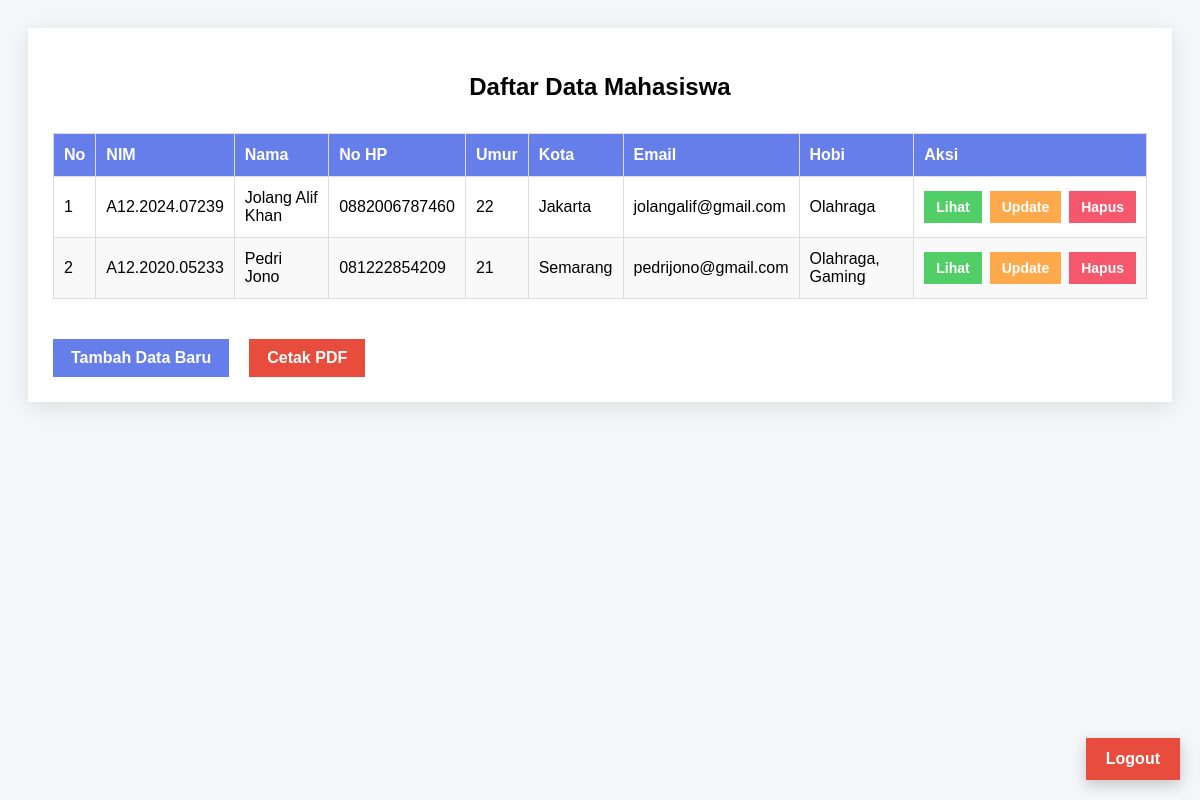
The page /tampilDataMhs.php (signed in) on the database its author committed.
### tables this page shows
CREATE TABLE `mhs` (
  `id` int NOT NULL,
  `nim` varchar(50) NOT NULL,
  `nama` varchar(200) NOT NULL,
  `no_hp` varchar(50) DEFAULT NULL,
  `umur` int DEFAULT NULL,
  `tempat_lahir` varchar(100) DEFAULT NULL,
  `tanggal_lahir` date DEFAULT NULL,
  `alamat` varchar(1000) DEFAULT NULL,
  `kota` varchar(100) DEFAULT NULL,
  `jk` varchar(50) DEFAULT NULL,
  `status` varchar(50) DEFAULT NULL,
  `hobi` varchar(500) DEFAULT NULL,
  `email` varchar(100) NOT NULL,
  `pass` varchar(255) NOT NULL DEFAULT ''
);

### tampilDataMhs.php (the view, shortened to what this page needs)
<?php
require_once 'connection.php';
$sql = "SELECT * FROM mhs ORDER BY id ASC";
$result = mysqli_query($conn, $sql);
?>
<!DOCTYPE html>
<html lang="id">
<head>
</head>
<body>
<div class="container">
    <h2>Daftar Data Mahasiswa</h2>
    <table>
        <thead>
            <tr>
                <th>No</th>
                <th>NIM</th>
                <th>Nama</th>
                <th>No HP</th>
                <th>Umur</th>
                <th>Kota</th>
                <th>Email</th>
                <th>Hobi</th>
                <th>Aksi</th>
            </tr>
        </thead>
        <tbody>
            <?php
            $no = 1;
            if (mysqli_num_rows($result) > 0) {
                while ($row = mysqli_fetch_assoc($result)) { ?>
                    <tr>
                        <td><?= $no++; ?></td>
                        <td><?= htmlspecialchars($row['nim']); ?></td>
                        <td><?= htmlspecialchars($row['nama']); ?></td>
                        <td><?= htmlspecialchars($row['no_hp']); ?></td>
                        <td><?= htmlspecialchars($row['umur']); ?></td>
                        <td><?= htmlspecialchars($row['kota']); ?></td>
                        <td><?= htmlspecialchars($row['email']); ?></td>
                        <td><?= htmlspecialchars($row['hobi']); ?></td>
                        <td>
                            <div class="action-buttons">
                                <a href="lihatDataMhs.php?id=<?= $row['id']; ?>" class="btn-lihat">Lihat</a>
                                <a href="lihatDataMhs.php?id=<?= $row['id']; ?>&edit=true" class="btn-update">Update</a>
                                <a href="hapusDataMhs.php?id=<?= $row['id']; ?>" class="btn-hapus" onclick="return confirm('Apakah Anda yakin ingin menghapus data ini?');">Hapus</a>
                            </div>
                        </td>
                    </tr>
            <?php
                }
            } else { ?>
                <tr>
                    <td colspan="9" style="text-align:center;">Belum ada data</td>
                </tr>
            <?php } ?>
        </tbody>
    </table>
    <div class="button-group">
        <a href="tambahDataMhs.php" class="btn-back">Tambah Data Baru</a>
        <a href="cetakDataMhs.php" class="btn-cetak">Cetak PDF</a>
    </div>
</div>
<a href="?logout=true" class="logout-btn">Logout</a>
</body>
</html>

### tampilDataMhs.php (style rules this page uses)
body { font-family: Arial, sans-serif; background: #f4f6f9; padding: 20px; }
.container { background: #fff; padding: 25px; box-shadow: 0 5px 20px rgba(0,0,0,0.1); margin: auto; }
h2 { text-align: center; margin-bottom: 2rem; }
table { width: 100%; border-collapse: collapse; margin-top: 15px; }
table th, table td { padding: 12px 10px; border: 1px solid #ddd; text-align: left; }
table th { background: #667eea; color: white; }
tr:nth-child(even) { background: #f9f9f9; }
.btn-back { display: inline-block; padding: 10px 18px; background: #667eea; color: white; text-decoration: none; margin-top: 20px; font-weight: bold; }
.action-buttons { display: flex; gap: 8px; }
.btn-lihat, .btn-update, .btn-hapus { padding: 8px 12px; text-decoration: none; font-weight: bold; border: none; cursor: pointer; font-size: 14px; }
.btn-lihat { background: #51cf66; color: white; }
.btn-update { background: #ffa94d; color: white; }
.btn-hapus { background: #f5576c; color: white; }
.btn-cetak { display: inline-block; padding: 10px 18px; background: #e74c3c; color: white; text-decoration: none; margin-top: 20px; margin-left: 10px; font-weight: bold; }
.button-group { display: flex; gap: 10px; margin-top: 20px; }
.logout-btn { position: fixed; bottom: 20px; right: 20px; padding: 12px 20px; background: #e74c3c; color: white; text-decoration: none; font-weight: bold; box-shadow: 0 5px 15px rgba(0,0,0,0.2); transition: background 0.3s; }

### rows shown on the page
mhs: nim "A12.2024.07239", nama "Jolang Alif Khan", no_hp "0882006787460", umur "22", kota "Jakarta", email "jolangalif@gmail.com", hobi "Olahraga"
mhs: nim "A12.2020.05233", nama "Pedri Jono", no_hp "081222854209", umur "21", kota "Semarang", email "pedrijono@gmail.com", hobi "Olahraga, Gaming"
